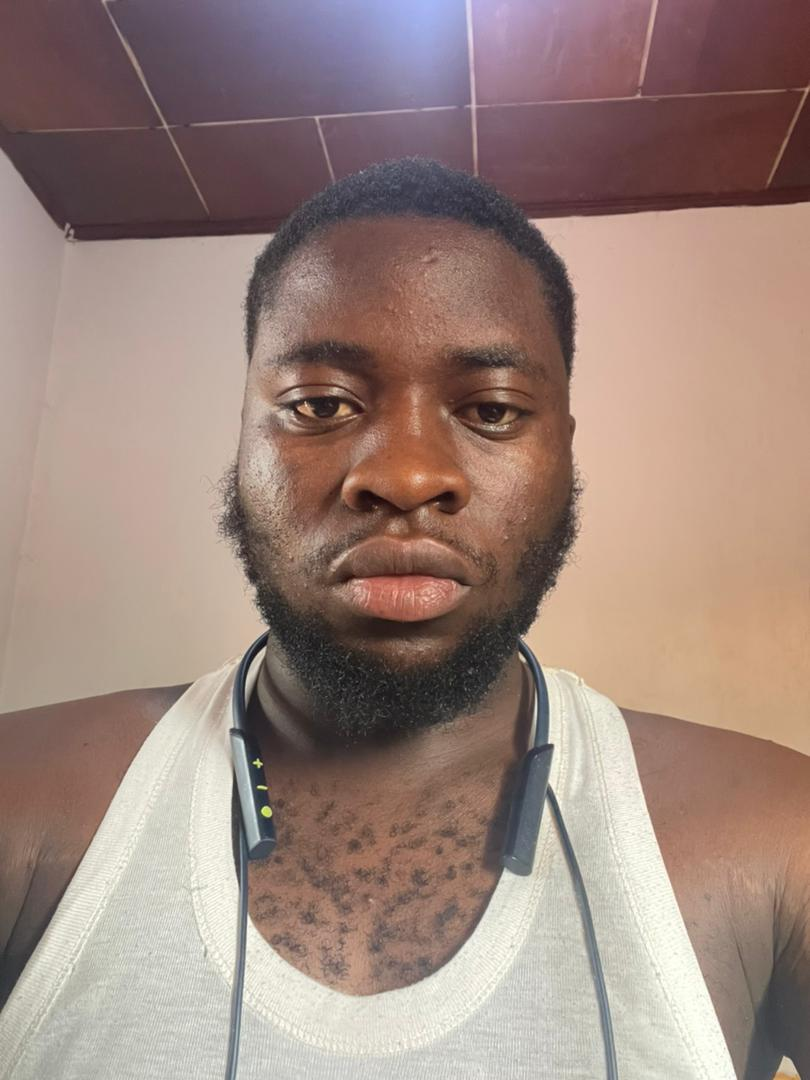
#> input picture backup_gl/images/clients/1.jpg, 810 x 1080 px, given in place of the camera
$ python capture_face.py ../backup_gl/images/clients/1.jpg out.png
#> lines starting #> are read from the running program, lines starting #| are printed output that depends on the picture; after the words box and inside, x2 and y2 are one past the last pixel; in counts of white or black regions, pixels touching at a corner belong together
#!/usr/bin/env python3
"""
Face Image Capture Script
Used by C registration system to capture client face photos
"""

import cv2
import sys
import os

def capture_face(client_id, output_path):
    """Capture face image from webcam"""
#> called with client_id = '../backup_gl/images/clients/1.jpg', output_path = 'out.png'

    print(f"  Initializing camera...")
    cap = cv2.VideoCapture(0)

    if not cap.isOpened():
        print("  ✗ Cannot open camera")
        return 1

    # Load face cascade
    face_cascade = cv2.CascadeClassifier(cv2.data.haarcascades + 'haarcascade_frontalface_default.xml')

    print(f"  Position your face in the frame...")
    print(f"  Image will be captured automatically when face is detected")

    face_detected = False
    countdown = 30  # 30 frames countdown

    while True:
        ret, frame = cap.read()
#> frame is the input picture: shape (1080, 810, 3); mean B, G, R 124.8, 133.5, 156.1
        if not ret:
            break

        gray = cv2.cvtColor(frame, cv2.COLOR_BGR2GRAY)
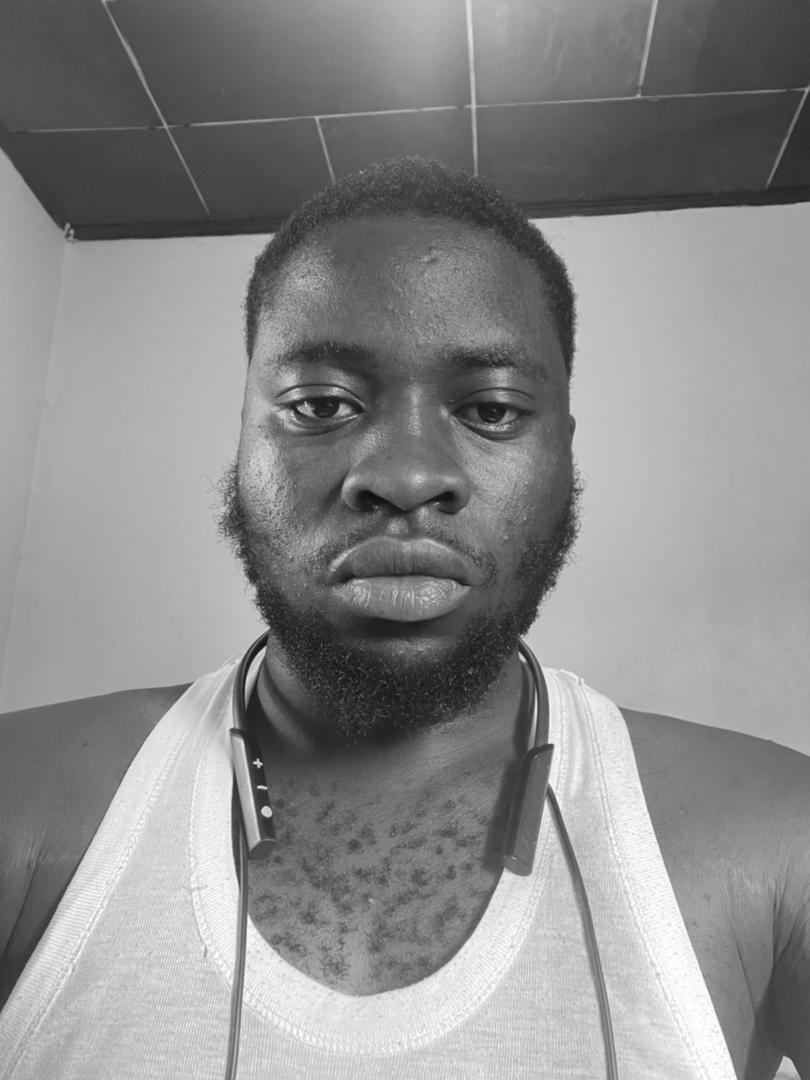
#> gray: shape (1080, 810); min 10, max 254, mean 139.2
        faces = face_cascade.detectMultiScale(gray, 1.3, 5)
#> faces = [[189, 230, 418, 418]]

        # Draw rectangles around faces
        for (x, y, w, h) in faces:
            cv2.rectangle(frame, (x, y), (x+w, y+h), (0, 255, 0), 2)

            if not face_detected:
                face_detected = True
                print(f"  ✓ Face detected! Capturing in {countdown} frames...")
#> this loop made 1 pass
#> (printed output is left out)
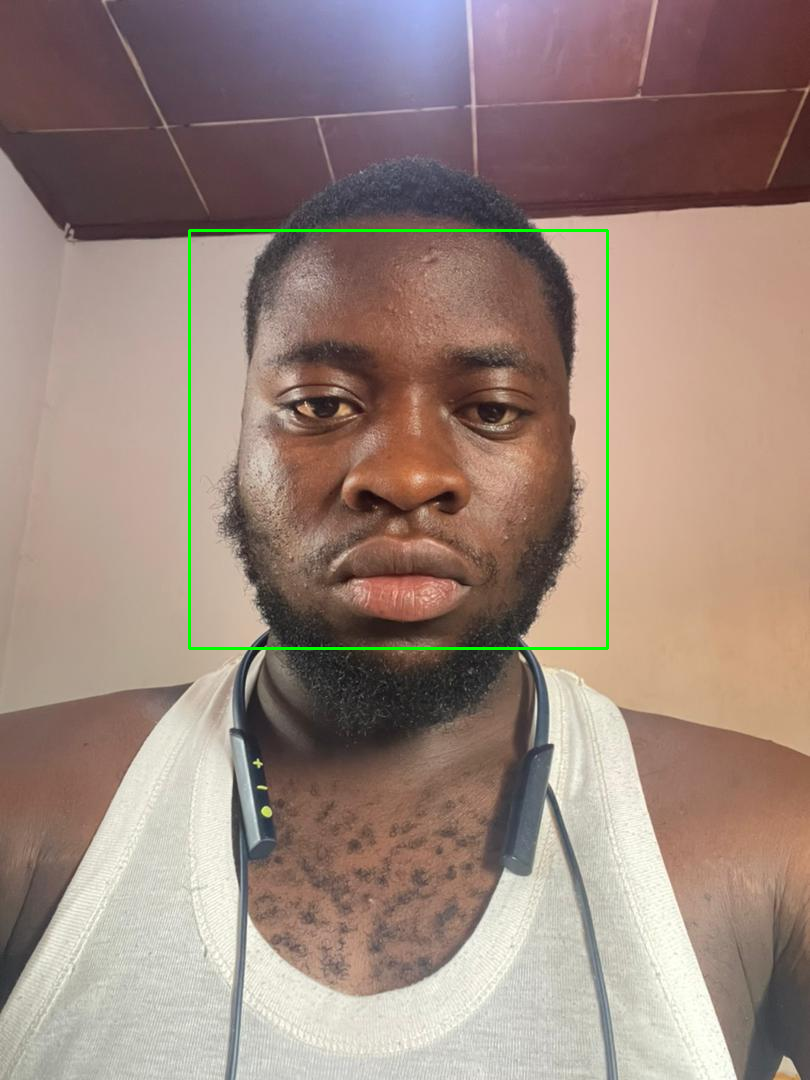
#> frame: shape (1080, 810, 3); 0.57% of pixels changed, all inside (x1, y1, x2, y2) = (188, 229, 609, 650)
#> after the loop, face_detected = True

        # Display frame
        cv2.imshow('Face Capture - Press Q to cancel', frame)

        # Countdown and capture
        if face_detected:
            countdown -= 1
            if countdown <= 0:
                # Capture the face
                if len(faces) > 0:
                    x, y, w, h = faces[0]
                    face_img = gray[y:y+h, x:x+w]
                    face_img_resized = cv2.resize(face_img, (200, 200))

                    # Ensure directory exists
                    os.makedirs(os.path.dirname(output_path), exist_ok=True)

                    # Save image
                    cv2.imwrite(output_path, face_img_resized)
                    print(f"  ✓ Face image saved: {output_path}")

                    cap.release()
                    cv2.destroyAllWindows()
                    return 0

        # Exit on 'q' key
        if cv2.waitKey(1) & 0xFF == ord('q'):
#> (key q is pressed here)
            break

    cap.release()
    cv2.destroyAllWindows()
    print("  ✗ Capture cancelled")
    return 1

if __name__ == "__main__":
    if len(sys.argv) != 3:
        print("Usage: capture_face.py <client_id> <output_path>")
        sys.exit(1)

    client_id = sys.argv[1]
    output_path = sys.argv[2]

#> (the run stopped early here; a loop or call above may not have finished)

$ run again, on backup_gl/images/clients/2.jpeg
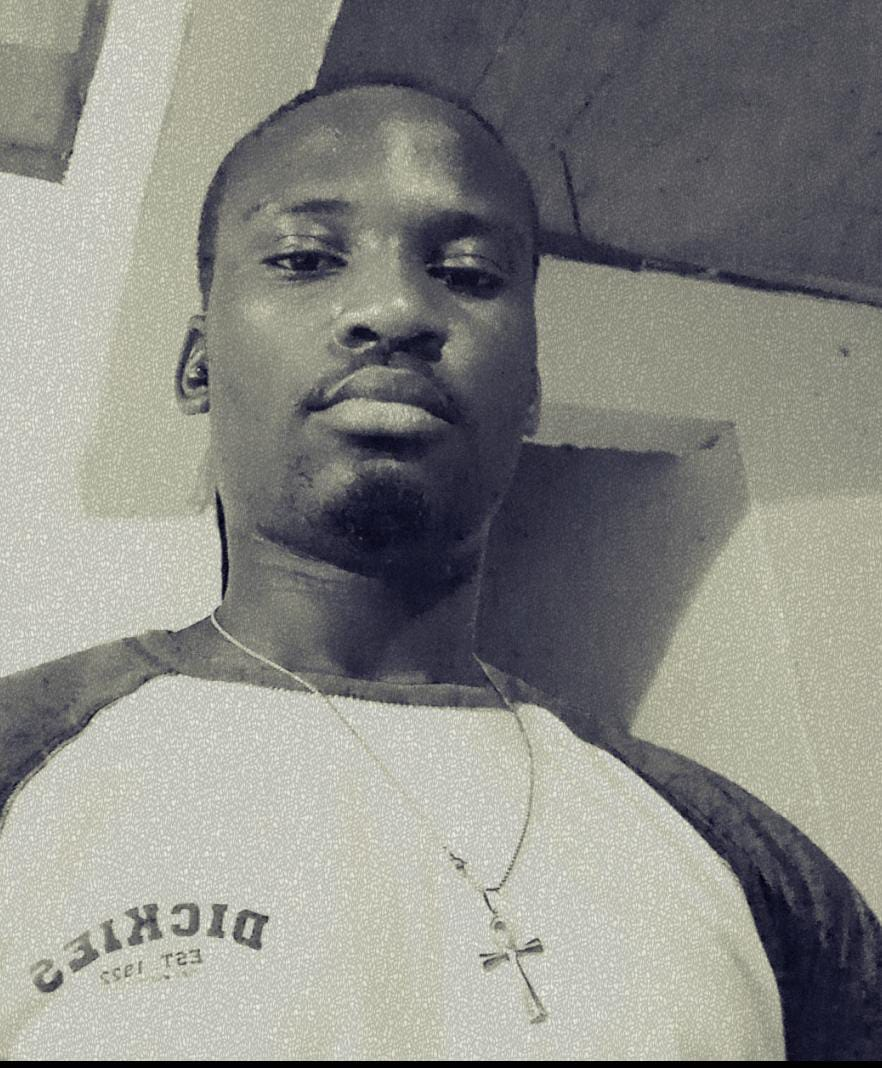
#> input picture backup_gl/images/clients/2.jpeg, 882 x 1068 px, given in place of the camera
#> in capture_face, frame is the input picture: shape (1068, 882, 3); mean B, G, R 133.6, 138.6, 138.3
#> faces = [[191, 105, 388, 388]]
#> the loop in capture_face, `for (x, y, w, h) in faces:` made 1 pass
#> (printed output is left out)
#> after the loop in capture_face, `for (x, y, w, h) in faces:`:
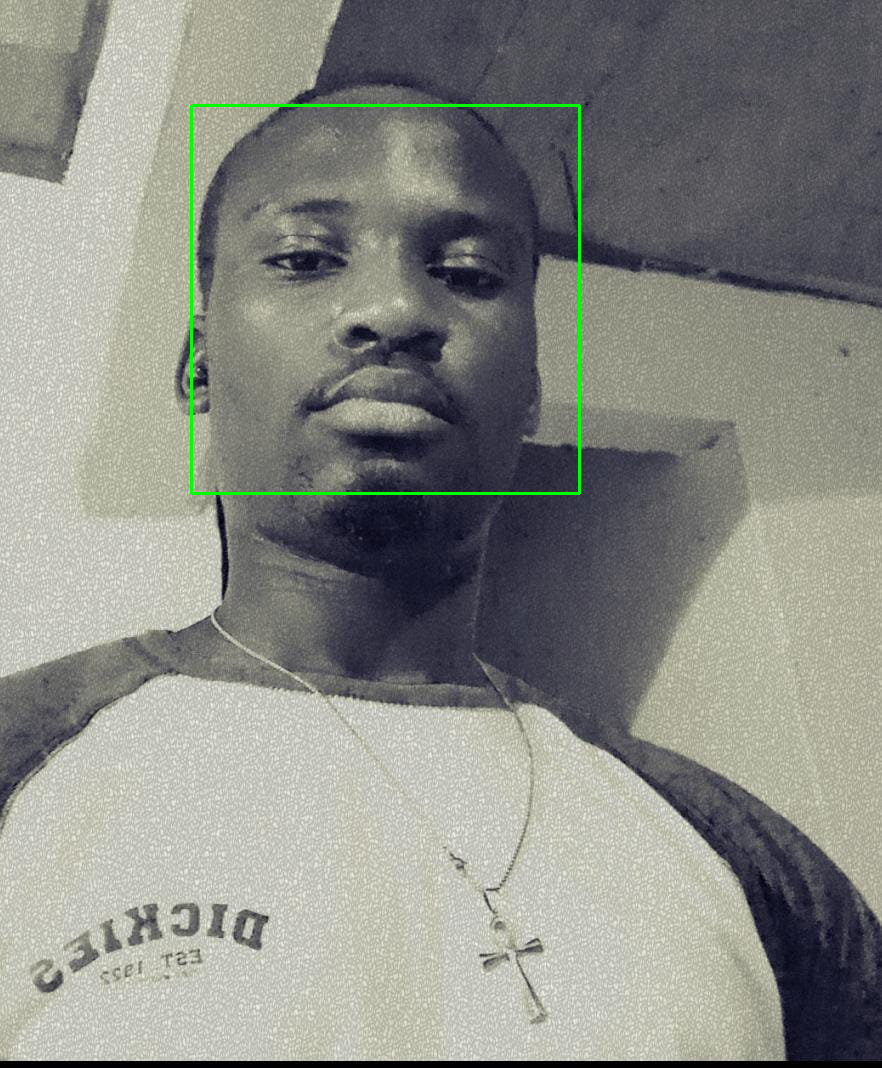
#> frame: shape (1068, 882, 3); 0.49% of pixels changed, all inside (x1, y1, x2, y2) = (190, 104, 581, 495)
#> after the loop in capture_face, `for (x, y, w, h) in faces:`: face_detected = True

$ run again, on backup_gl/images/clients/3.jpeg
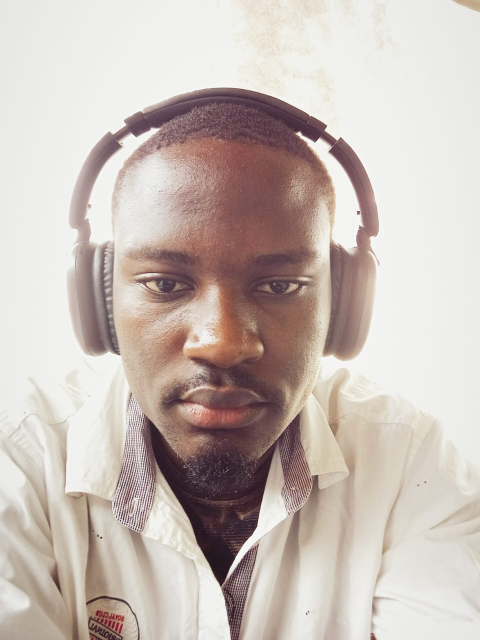
#> input picture backup_gl/images/clients/3.jpeg, 960 x 1280 px, given in place of the camera (shown at 1/2 size)
#> in capture_face, frame is the input picture: shape (1280, 960, 3); mean B, G, R 182.9, 188.8, 200.6
#> in capture_face, `gray = cv2.cvtColor(frame, cv2.COLOR_BGR2GRAY)`:
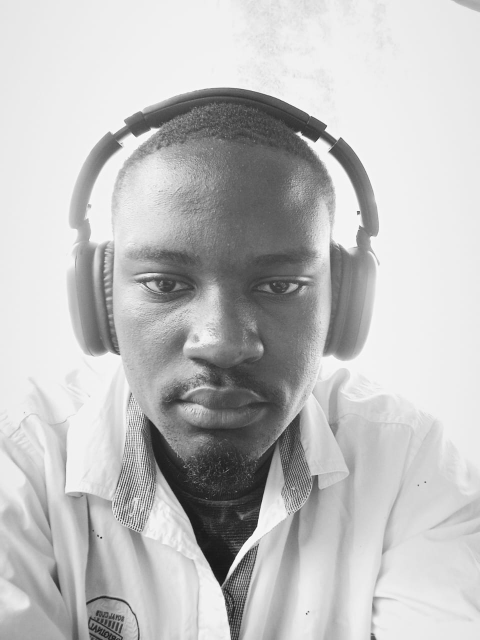
#> gray: shape (1280, 960) (shown at 1/2 size); min 8, max 255, mean 191.7
#> faces = [[126, 332, 615, 615]]
#> the loop in capture_face, `for (x, y, w, h) in faces:` made 1 pass
#> (printed output is left out)
#> after the loop in capture_face, `for (x, y, w, h) in faces:`:
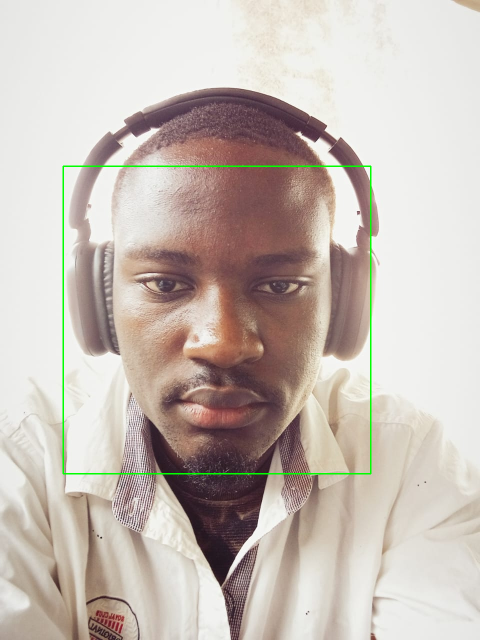
#> frame: shape (1280, 960, 3) (shown at 1/2 size); 0.6% of pixels changed, all inside (x1, y1, x2, y2) = (125, 331, 743, 949)
#> after the loop in capture_face, `for (x, y, w, h) in faces:`: face_detected = True
